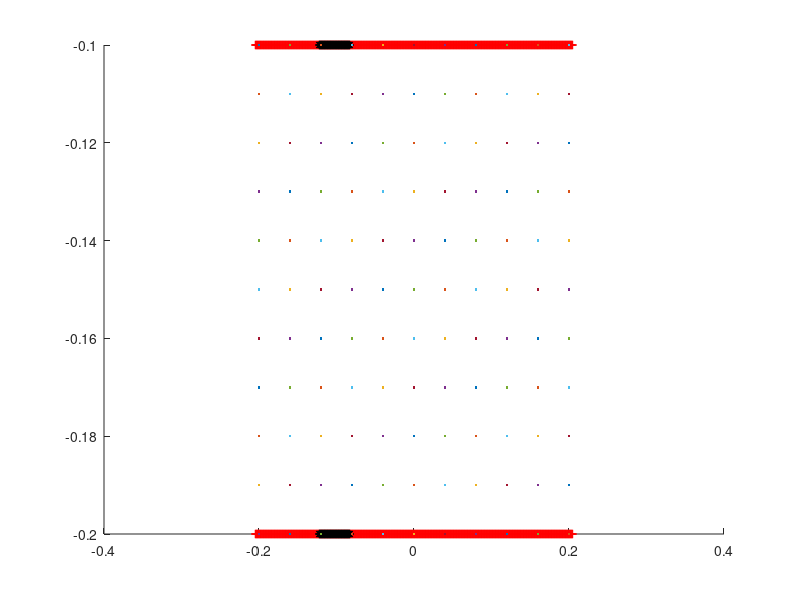

Here is the MATLAB script that generated this plot:
clear all
close all

L = 1;                              % length of computational domain (m)
N = 1024;                            % number of Cartesian grid meshwidths at the finest level of the AMR grid
dx = L/N;                           % Cartesian mesh width (m)
ds = L/(2*N);                       % space between boundary points in straight tube

%%%%%%%%%%%%%%%%%%%%%%%%%%%%%%%%%%%%%%%%%%%%%%%%%%%
%%%%%%%%%%%%%%%%%%%%%%%%%%%%%%%%%%%%%%%%%%%%%%%%%%%
%Parameters for the racetrack

Let = 0.4;                          % Length of elastic tube (m)
Nend = 10;                          % Number of rigid points on each end of elastic section
Lt = Let+2*Nend*ds;                 % Length of straight section with three rigid points on each end
Llong = 0.10;                        % Lenght of long end of the tube

diameter = 0.1;                     % diameter of the tube
R2 = 0.1;                           % radius of inner wall
R1 = R2+diameter;                   % radius of outer wall

Nstraight = 2*ceil(Lt/ds);          % number of points along each straight section
%Ncurve = 2*ceil(pi*R1/ds);          % number of points along each curved section
Nrace = 4*ceil(Llong/ds);         % number of points making up the racetrack part
%Nrace = Nstraight+2*Ncurve;         % number of points making up the racetrack part
%dtheta = pi/(Ncurve/2);             % angle increment for drawing curved edges

mesh_name = 'heart_';               % structure name

centery = 0;                        % y-position of center of curved sections
centerx1 = -0.5*Lt;                 % x-position of center of left curved section
centerx2 = 0.5*Lt;                  % x-position of center of right curved section

%%%%%%%%%%%%%%%%%%%%%%%%%%%%%%%%%%%%%%%%%%%%%%%%%%%%%%%%%%
%%%%%%%%%%%%%%%%%%%%%%%%%%%%%%%%%%%%%%%%%%%%%%%%%%%%%%%%%
% Parameters for the pericardium
Dp = 2*diameter;                    %diameter of the pericardium
Nperi = 2*ceil((Dp-diameter)/ds);  % number of boundary points along the sides of the pericardium
Nperitot = Nperi + Nstraight;       % total number of pericardium points

%%%%%%%%%%%%%%%%%%%%%%%%%%%%%%%%%%%%%%%%%%%%%%%%%%%%%%%%%%
%%%%%%%%%%%%%%%%%%%%%%%%%%%%%%%%%%%%%%%%%%%%%%%%%%%%%%%%%
% Parameters for the actuator
La = 0.04;                          % length of the actuator section
NLa = ceil(La/ds);                  % number of points along each actuator
Ca = 0.25*Lt;                       % center of the actuator section
NCa = ceil(ceil(Nstraight/2)*Ca/Lt); % index of the center point
Na1 = NCa - ceil(NLa/2);            % index of the starting point with respect to the elastic section
Na2 = Na1+NLa-1;                    % index of the ending point with respect to the elastic section

%%%%%%%%%%%%%%%%%%%%%%%%%%%%%%%%%%%%%%%%%%%
%%%%%%%%%%%%%%%%%%%%%%%%%%%%%%%%%%%%%%%%%%%
% parameters for markers
Nmarkersx = 11;                     %number of columns of markers
Nmarkersy = 11;                     %number of markers in each column
Nmarkers=Nmarkersx*Nmarkersy;       %total number of markers
dmx = Let/(Nmarkersx-1);            %space between markers in x-direction
dmy = diameter/(Nmarkersy-1);       %space between markers in y-direction


%%%%%%%%%%%%%%%%%%%%%%%%%%%%%%%%%%%%%%%%%%%
%%%%%%%%%%%%%%%%%%%%%%%%%%%%%%%%%%%%%%%%%%%
% material parameters
kappa_spring = 2.0e0;               % spring constant (Newton)
kappa_beam = 5.0e-1;                 % beam stiffness constant (Newton m^2)
kappa_target = kappa_spring;        % target point penalty spring constant (Newton)


%%%%%%%%%%%%%
% Plotting things 

figure(1)
hold on

%%%%%%%%%%%%%%%%%%%%%%%%%%%%%%%%%%%%%%%%%%%%%%%%%%%%%%%%%%%%%%%%%%%%%%%%%%%%%%%%
%%%%%%%%%%%%%%%%%%%%%%%%%%%%%%
% Make the elastic section of the tube
% Write out the vertex information

vertex_fid = fopen([mesh_name 'tube_' num2str(N) '.vertex'], 'w');
fprintf(vertex_fid, '%d\n', Nstraight);

%top part
for i=1:ceil(Nstraight/2),
    ytop = centery-R2;
    xtop = -Lt/2+(i-1)*ds;
    plot(xtop,ytop,'r-+')
    fprintf(vertex_fid, '%1.16e %1.16e\n', xtop, ytop);
end

%bottom part
for i=ceil(Nstraight/2)+1:Nstraight,
    ybot = centery-R1;
    xbot = -Lt/2+(i-ceil(Nstraight/2)-1)*ds;
    plot(xbot,ybot,'r-+')
    fprintf(vertex_fid, '%1.16e %1.16e\n', xbot, ybot);
end
fclose(vertex_fid);

%%%%%%%%%%%%%%%%%%%%%%%%%%%%%%%%%%%%%%%%%%%%%%%%%%%%%%%%%%%%%%%%%%%%%%%%%%%%%%%%
%%%%%%%%%%%%%%%%%%%%%%%%%%%%%%
% actuator part
% Write out the vertex information

%top part
vertex_fid = fopen(['actuator_top_' num2str(N) '.vertex'], 'w');
fprintf(vertex_fid, '%d\n', NLa);

for i=Na1:Na2,
    ytop = centery-R2;
    xtop = -Lt/2+i*ds;
    plot(xtop,ytop,'k*')
    fprintf(vertex_fid, '%1.16e %1.16e\n', xtop, ytop);
end
fclose(vertex_fid);

%bottom part
vertex_fid = fopen(['actuator_bot_' num2str(N) '.vertex'], 'w');
fprintf(vertex_fid, '%d\n', NLa);

for i=Na1:Na2,
    ybot = centery-R1;
    xbot = -Lt/2+i*ds;
    plot(xbot,ybot,'k*')
    fprintf(vertex_fid, '%1.16e %1.16e\n', xbot, ybot);
end
fclose(vertex_fid);

%%%%%%%%%%%%%%%%%%%%%%%%%%%%%%%%%%%%%%%%%%%%%%%%%%%%%%%%%%%%%%%%%%%%%%%%%%%%%%%%
%%%%%%%%%%%%%%%%%%%%%%%%%%%%%%
% NO race track part
% Write out the vertex information

vertex_fid = fopen([mesh_name 'norace_' num2str(N) '.vertex'], 'w');
fprintf(vertex_fid, '%d\n', Nrace);

%right curved part of NO racetrack
for i=1:ceil(Nrace/4),
    ytop = centery-R2;
    xtop = Lt/2+i*ds;
    plot(xtop,ytop,'b-')
    fprintf(vertex_fid, '%1.16e %1.16e\n', xtop, ytop);
end

for i=1:ceil(Nrace/4),
    ybot = centery-R1;
    xbot = Lt/2+i*ds;
    plot(xbot,ybot,'b-')
    fprintf(vertex_fid, '%1.16e %1.16e\n', xbot, ybot);
end


%left curved part of MO racetrack
for i=1:ceil(Nrace/4),
    ytop = centery-R2;
    xtop = -Lt/2-i*ds;
    plot(xtop,ytop,'b-')
    fprintf(vertex_fid, '%1.16e %1.16e\n', xtop, ytop);
end

for i=1:ceil(Nrace/4),
    ybot = centery-R1;
    xbot = -Lt/2-i*ds;
    plot(xbot,ybot,'b-')
    fprintf(vertex_fid, '%1.16e %1.16e\n', xbot, ybot);
end
fclose(vertex_fid);


%%%%%%%%%%%%%%%%%%%%%%%%%%%%%%%%%%%%%%%%%%%%%%%%%%%%%%%%%%%%%%%%%%%%%%%%%%%%%%%%
%%%%%%%%%%%%%%%%%%%%%%%%%%%%%%
% Make markers as vertices with no material properties

vertex_fid = fopen(['markers_' num2str(N) '.vertex'], 'w');
fprintf(vertex_fid, '%d\n', Nmarkers);

%top part
for i=0:Nmarkersx-1,
    for j=0:Nmarkersy-1,
        y = centery-R2-j*dmy;
        x = -Let/2+i*dmx;
    fprintf(vertex_fid, '%1.16e %1.16e\n', x, y);
    plot(x,y)
    end
end
fclose(vertex_fid);


%%%%%%%%%%%%%%%%%%%%%%%%%%%%%%%%%%%%%%%%%%%%%%%%%%%%%%%%%%%%%%%%%%%%%%%%%%%%%%%%
%%%%%%%%%%%%%%%%%%%%%%%%%%%%%%%%%%%%%%%%%%%%%%%%%%%%%%%%%%%%%%%%%%%%%%%%
% Pericardium
% Write out the vertex information
% 
% vertex_fid = fopen([mesh_name 'peri_' num2str(N) '.vertex'], 'w');
% fprintf(vertex_fid, '%d\n', Nperitot);
% 
% % make the top and bottom of the pericardium
% for i=1:ceil(Nstraight/2),
%     ytop = centery-(R2-(Dp-diameter)/2);
%     xtop = -Lt/2+(i-1)*ds;
%     fprintf(vertex_fid, '%1.16e %1.16e\n', xtop, ytop);
% end
% 
% for i=ceil(Nstraight/2)+1:Nstraight,
%     ybot = centery-R1-(Dp-diameter)/2;
%     xbot = -Lt/2+(i-ceil(Nstraight/2)-1)*ds;
%     fprintf(vertex_fid, '%1.16e %1.16e\n', xbot, ybot);
% end
% 
% % make the four side pieces
% for i=Nstraight+1:Nstraight+ceil(Nperi/4),
%     y = centery-(R1+(Dp-diameter)/2)+(i-Nstraight-1)*ds;
%     x = -Lt/2;
%     fprintf(vertex_fid, '%1.16e %1.16e\n', x, y);
% end
% 
% for i=Nstraight+ceil(Nperi/4)+1:Nstraight+ceil(Nperi/2),
%     y = centery-R2+(i-Nstraight-ceil(Nperi/4)-1)*ds;
%     x = -Lt/2;
%     fprintf(vertex_fid, '%1.16e %1.16e\n', x, y);
% end
% 
% for i=Nstraight+ceil(Nperi/2)+1:Nstraight+ceil(3*Nperi/4),
%     y = centery-(R1+(Dp-diameter)/2)+(i-Nstraight-ceil(Nperi/2)-1)*ds;
%     x = Lt/2;
%     fprintf(vertex_fid, '%1.16e %1.16e\n', x, y);
% end
% 
% for i=Nstraight+ceil(3*Nperi/4)+1:Nperitot,
%     y = centery-R2+(i-Nstraight-ceil(3*Nperi/4)-1)*ds;
%     x = Lt/2;
%     fprintf(vertex_fid, '%1.16e %1.16e\n', x, y);
% end
% fclose(vertex_fid);


hold off

%%%%%%%%%%%%%%%%%%%%%%%%%%%%%%%%%%%%%%%%%%%%%%%%%%%%%%%%%%%%%%%%%%%%%%%%%%%%%%%%
%%%%%%%%%%%%%%%%%%%%%%%%%%%%%%%%%%%%%%%%%%%%%%%%%%%%%%%%%%%%%%%%%%%%%%%%%%%%%%%%
% Write out the spring information for the elastic section

spring_fid = fopen([mesh_name 'tube_' num2str(N) '.spring'], 'w');
fprintf(spring_fid, '%d\n', Nstraight-2);

%elastic part of tube
for i = 0:ceil(Nstraight/2)-2,
    fprintf(spring_fid, '%d %d %1.16e %1.16e\n', i, i+1, kappa_spring*ds/(ds^2), ds);
end

for i = ceil(Nstraight/2):Nstraight-2,
    fprintf(spring_fid, '%d %d %1.16e %1.16e\n', i, i+1, kappa_spring*ds/(ds^2), ds);
end

fclose(spring_fid);
%
% %%%%%%%%%%%%%%%%%%%%%%%%%%%%%%%%%%%%%%%%%%%%%%%%%%%%%%%%%%%%%%%%%%%%%%%%%%%%%%%%
% %%%%%%%%%%%%%%%%%%%%%%%%%%%%%%%%%%%%%%%%%%%%%%%%%%%%%%%%%%%%%%%%%%%%%%%%%%%%%%%%

% % Write out the beam information for the elastic section

beam_fid = fopen([mesh_name 'tube_' num2str(N) '.beam'], 'w');
fprintf(beam_fid, '%d\n', Nstraight-4);

%elastic part of tube
for i = 0:ceil(Nstraight/2)-3,
    fprintf(beam_fid, '%d %d %d %1.16e\n', i, i+1, i+2, kappa_beam*ds/(ds^4));
end

for i = ceil(Nstraight/2):Nstraight-3,
    fprintf(beam_fid, '%d %d %d %1.16e\n', i, i+1, i+2, kappa_beam*ds/(ds^4));
end
fclose(beam_fid);

%%%%%%%%%%%%%%%%%%%%%%%%%%%%%%%%%%%%%%%%%%%%%%%%%%%%%%%%%%%%%%%%%%%%%%%%%%%%%%%%
%%%%%%%%%%%%%%%%%%%%%%%%%%%%%%%%%%%%%%%%%%%%%%%%%%%%%%%%%%%%%%%%%%%%%%%%%%%%%%%%

% Write out the target point information for the ends of the elastic tube
target_fid = fopen([mesh_name 'tube_' num2str(N) '.target'], 'w');

fprintf(target_fid, '%d\n', 4*Nend);

for i = 0:Nend-1,
    fprintf(target_fid, '%d %1.16e\n', i, kappa_target*ds/(ds^2));
end

for i = ceil(Nstraight/2)-Nend:ceil(Nstraight/2)-1,
    fprintf(target_fid, '%d %1.16e\n', i, kappa_target*ds/(ds^2));
end

for i = ceil(Nstraight/2):ceil(Nstraight/2)+Nend-1,
    fprintf(target_fid, '%d %1.16e\n', i, kappa_target*ds/(ds^2));
end

for i = Nstraight-Nend:Nstraight-1,
    fprintf(target_fid, '%d %1.16e\n', i, kappa_target*ds/(ds^2));
end

fclose(target_fid);

%%%%%%%%%%%%%%%%%%%%%%%%%%%%%%%%%%%%%%%%%%%%%%%%%%%%%%%%%%%%%%%%%%%%%%%%%%%%%%%%
% Write out the target point information for the actuator

%top actuator
target_fid = fopen(['actuator_top_' num2str(N) '.target'], 'w');
fprintf(target_fid, '%d\n', NLa);

for i = 0:NLa-1,
    fprintf(target_fid, '%d %1.16e\n', i, kappa_target*ds/(ds^2));
end

fclose(target_fid);

%bottom actuator
target_fid = fopen(['actuator_bot_' num2str(N) '.target'], 'w');
fprintf(target_fid, '%d\n', NLa);

for i = 0:NLa-1,
    fprintf(target_fid, '%d %1.16e\n', i, kappa_target*ds/(ds^2));
end

fclose(target_fid);

%%%%%%%%%%%%%%%%%%%%%%%%%%%%%%%%%%%%%%%%%%%%%%%%%%%%%%%%%%%%%%%%%%%%%%%%%%%%%%%%
% Write out the target point information for the racetrack
target_fid = fopen([mesh_name 'norace_' num2str(N) '.target'], 'w');

fprintf(target_fid, '%d\n', Nrace);

for i = 0:Nrace-1,
    fprintf(target_fid, '%d %1.16e\n', i, kappa_target*ds/(ds^2));
end

fclose(target_fid);

%%%%%%%%%%%%%%%%%%%%%%%%%%%%%%%%%%%%%%%%%%%%%%%%%%%%%%%%%%%%%%%%%%%%%%%%%%%%%%%%
% Write out the target point information for the pericardium
% target_fid = fopen([mesh_name 'peri_' num2str(N) '.target'], 'w');
% 
% fprintf(target_fid, '%d\n', Nperitot);
% 
% for i = 0:Nperitot-1,
%     fprintf(target_fid, '%d %1.16e\n', i, kappa_target*ds/(ds^2));
% end
% 
% fclose(target_fid);

%%%%%%%%%%%%%%%%%%%%%%%%%%%%%%%%%%%%%%%%%%%%%%%%%%%%%%%%%%%%%%%%%%%%%%%%%%%%%%%%
